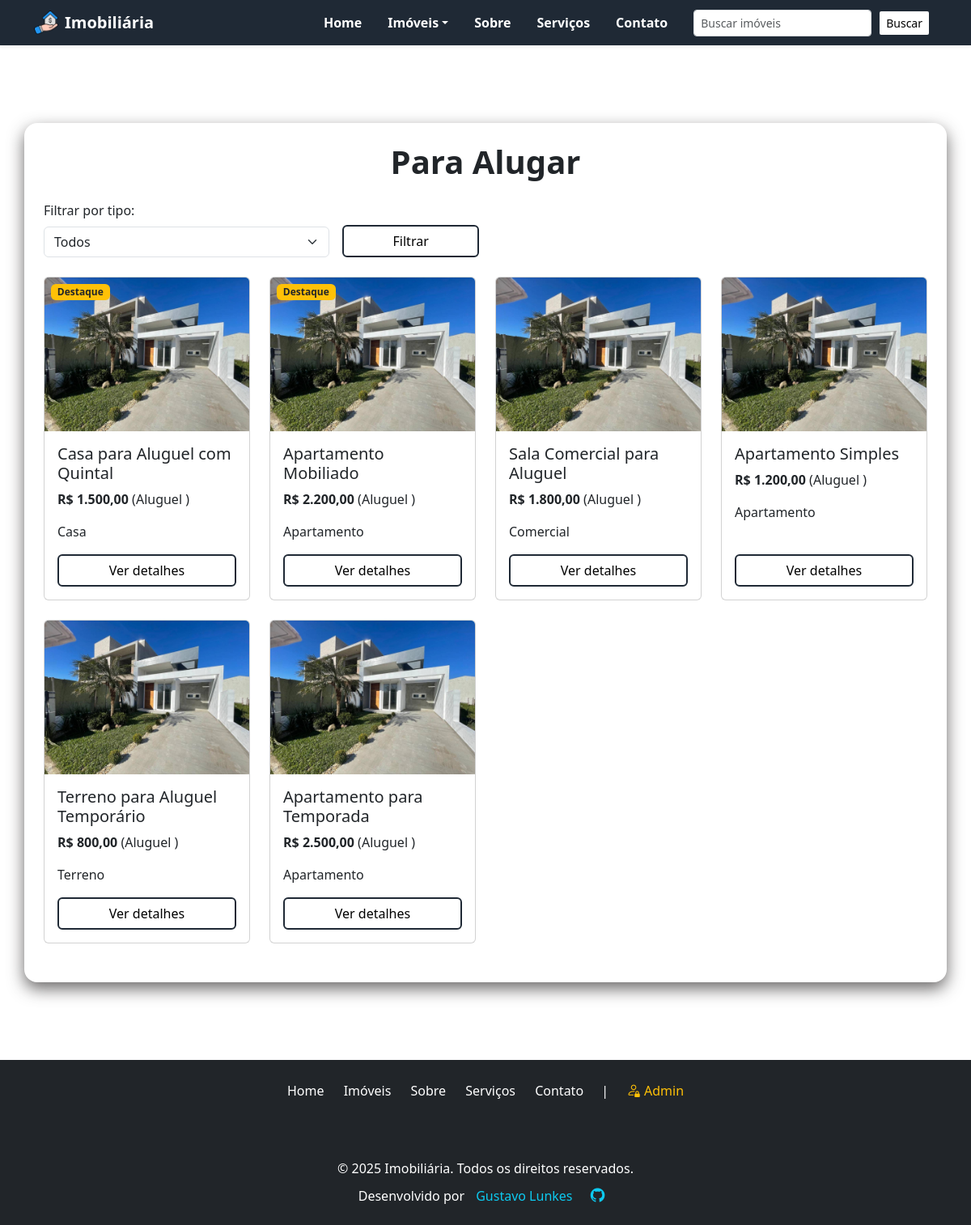
Page /aluguel.php on the committed database.
### tables this page shows
CREATE TABLE `imoveis` (
  `id` int(11) NOT NULL,
  `titulo` varchar(255) NOT NULL,
  `descricao` text NOT NULL,
  `tipo` enum('casa','apartamento','terreno','comercial') NOT NULL,
  `endereco` varchar(255) NOT NULL,
  `latitude` decimal(10,8) NOT NULL,
  `longitude` decimal(11,8) NOT NULL,
  `preco` decimal(12,2) NOT NULL,
  `categoria` enum('venda','aluguel') NOT NULL,
  `imagem` varchar(255) DEFAULT NULL,
  `destaque` tinyint(1) DEFAULT 0,
  `created_at` timestamp NOT NULL DEFAULT current_timestamp()
);

### aluguel.php (the view, shortened to what this page needs)
<?php
include 'includes/header.php';
include 'includes/db.php';
$status = 'aluguel';
$stmt = $pdo->prepare("SELECT * FROM imoveis WHERE categoria = :categoria ORDER BY created_at DESC");
$stmt->bindParam(':categoria', $status, PDO::PARAM_STR);
$stmt->execute();
$imoveis = $stmt->fetchAll(PDO::FETCH_ASSOC);
?>
<div class="py-5 mt-5">
  <div class="container bg-white p-4 rounded-4" style="box-shadow: 0 8px 20px rgba(44, 42, 42, 0.7);">
    <h2 class="text-center mb-4 display-6 text-dark fw-bold">Para Alugar</h2>
  <form method="GET" id="filtroAluguelForm" class="row g-3 mb-4">
    <div class="col-md-4">
      <label for="tipo" class="form-label">Filtrar por tipo:</label>
      <select name="tipo" id="tipo" class="form-select">
        <option value="">Todos</option>
      </select>
    </div>
    <div class="col-md-2 d-flex align-items-end">
      <button type="submit" class="btn btn-primary w-100">Filtrar</button>
    </div>
  </form>
  <div class="row" id="lista-aluguel">
    <?php foreach ($imoveis as $imovel): ?>
      <div class="col-6 col-md-3 mb-4">
        <div class="card h-100 position-relative">
          <?php if (!empty($imovel['imagem'])): ?>
            <img src="assets/img/<?= htmlspecialchars($imovel['imagem']) ?>" class="card-img-top" alt="<?= htmlspecialchars($imovel['titulo']) ?>">
          <?php else: ?>
            <img src="https://via.placeholder.com/350x250?text=Sem+Imagem" class="card-img-top" alt="Sem imagem">
          <?php endif; ?>
          <?php if (!empty($imovel['destaque']) && $imovel['destaque']): ?>
            <span class="badge bg-warning text-dark position-absolute top-0 start-0 m-2">Destaque</span>
          <?php endif; ?>
          <div class="card-body d-flex flex-column justify-content-between">
            <div>
              <h5 class="card-title"><?= htmlspecialchars($imovel['titulo']) ?></h5>
              <p class="card-text">
                <strong>R$ <?= number_format($imovel['preco'], 2, ',', '.') ?></strong>
                (<?= ucfirst($imovel['categoria']) ?> )
              </p>
              <p class="card-text"><?= ucfirst(htmlspecialchars($imovel['tipo'])) ?></p>
            </div>
            <a href="detalhes.php?id=<?= $imovel['id'] ?>" class="btn btn-outline-primary w-100 mt-3">Ver detalhes</a>
          </div>
        </div>
      </div>
    <?php endforeach; ?>
  </div>
  </div>
</div>
<?php include 'includes/footer.php'; ?>

### includes/header.php (shortened to what this page needs)
<!DOCTYPE html>
<html lang="pt-BR">
<head>
  <link href="https://cdn.jsdelivr.net/npm/bootstrap@5.3.6/dist/css/bootstrap.min.css" rel="stylesheet">
  <link rel="stylesheet" href="assets/responsividade.css">
  <link rel="stylesheet" href="assets/css/style.css">
</head>
<body>
<?php
$busca = $_GET['busca'] ?? '';
?>
<nav class="navbar navbar-expand-lg shadow-sm" style="position: sticky; top: 0; background-color:rgb(31, 41, 53); z-index: 100;">
  <div class="container">
    <a class="navbar-brand d-flex align-items-center gap-2 text-white" href="home.php" style="font-weight: bold; font-size: 1.25rem;">
      <img src="assets/img/imobiliaria.png" alt="Logo" width="30" height="30">
      Imobiliária
    </a>
    <div class="collapse navbar-collapse" id="menuNav">
      <ul class="navbar-nav ms-auto mb-2 mb-lg-0">
        <li class="nav-item"><a class="nav-link text-white fw-semibold px-3" href="home.php">Home</a></li>
        <li class="nav-item dropdown">
          <a class="nav-link dropdown-toggle text-white fw-semibold px-3" href="#" role="button" data-bs-toggle="dropdown">Imóveis</a>
        </li>
        <li class="nav-item"><a class="nav-link text-white fw-semibold px-3" href="sobre.php">Sobre</a></li>
        <li class="nav-item"><a class="nav-link text-white fw-semibold px-3" href="servicos.php">Serviços</a></li>
        <li class="nav-item"><a class="nav-link text-white fw-semibold px-3" href="contato.php">Contato</a></li>
      </ul>
      <form class="d-flex ms-lg-3 mt-3 mt-lg-0" role="search" action="imoveis.php" method="GET">
        <input class="form-control form-control-sm me-2" type="search" name="busca" placeholder="Buscar imóveis" aria-label="Buscar"
         value="<?= htmlspecialchars($busca) ?>">
        <button class="btn btn-outline-light btn-sm me-2" type="submit">Buscar</button>
      </form>
    </div>
  </div>
</nav>

### includes/footer.php (shortened to what this page needs)
<footer class="bg-dark text-white text-center py-4 mt-5">
  <div class="container">
    <div class="mb-4">
      <a href="home.php" class="footer-link">Home</a>
      <a href="imoveis.php" class="footer-link">Imóveis</a>
      <a href="sobre.php" class="footer-link">Sobre</a>
      <a href="servicos.php" class="footer-link">Serviços</a>
      <a href="contato.php" class="footer-link">Contato</a>
      <span class="text-white mx-2">|</span>
      <a href="../imobiliaria/admin/index.php" class="footer-link text-warning">
        <i class="bi bi-person-lock"></i> Admin
      </a>
    </div>
    <br><br>
    <p class="mb-2">&copy; 2025 Imobiliária. Todos os direitos reservados.</p>
    <p class="mb-0">
      Desenvolvido por
      <a href="https://portfolio-gustavo-lunkes.vercel.app/#inicio" target="_blank" class="footer-link text-info">
        Gustavo Lunkes
      </a>
      <a href="https://github.com/gustavolunkes" target="_blank" class="footer-link text-info ms-2">
        <i class="bi bi-github"></i>
      </a>
    </p>
  </div>
</footer>
<link href="https://cdn.jsdelivr.net/npm/bootstrap-icons@1.10.5/font/bootstrap-icons.css" rel="stylesheet">
</body>
</html>

### assets/responsividade/responsividade.css (style rules this page uses)
nav.navbar { position: sticky; top: 0; width: 100%; z-index: 999; }

### assets/css/style.css (style rules this page uses)
.navbar-nav .nav-link { transition: all 0.3s ease; }
.btn { background-color: white !important; color: black !important; border: 2px solid rgb(31, 41, 53) !important; transition: background-color 0.8s ease, color 0.8s ease, border-color 0.8s ease !important;; }

### includes/footer.php (style rules this page uses)
.footer-link { color: white; text-decoration: none; margin: 0 10px; transition: color 0.3s ease, text-decoration 0.3s ease; position: relative; }
.footer-link i { font-size: 1.1rem; }

### rows in the picture
imoveis: imagem (picture), destaque "Destaque", titulo "Casa para Aluguel com Quintal", preco "1.500,00", categoria "Aluguel", tipo "Casa"
imoveis: imagem (picture), destaque "Destaque", titulo "Apartamento Mobiliado", preco "2.200,00", categoria "Aluguel", tipo "Apartamento"
imoveis: imagem (picture), titulo "Sala Comercial para Aluguel", preco "1.800,00", categoria "Aluguel", tipo "Comercial"
imoveis: imagem (picture), titulo "Apartamento Simples", preco "1.200,00", categoria "Aluguel", tipo "Apartamento"
imoveis: imagem (picture), titulo "Terreno para Aluguel Temporário", preco "800,00", categoria "Aluguel", tipo "Terreno"
imoveis: imagem (picture), titulo "Apartamento para Temporada", preco "2.500,00", categoria "Aluguel", tipo "Apartamento"
